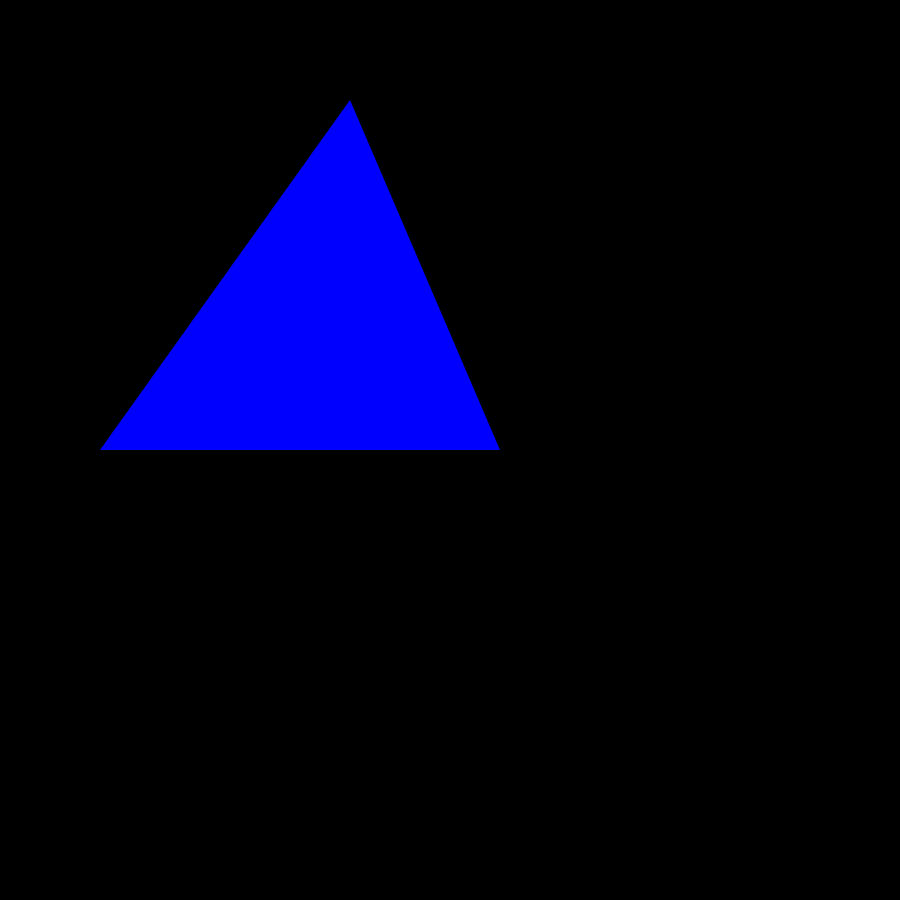
Frame 1 (no input)
Frame 60 (the mouse pressed at the canvas centre just before this capture): identical to frame 1, image omitted
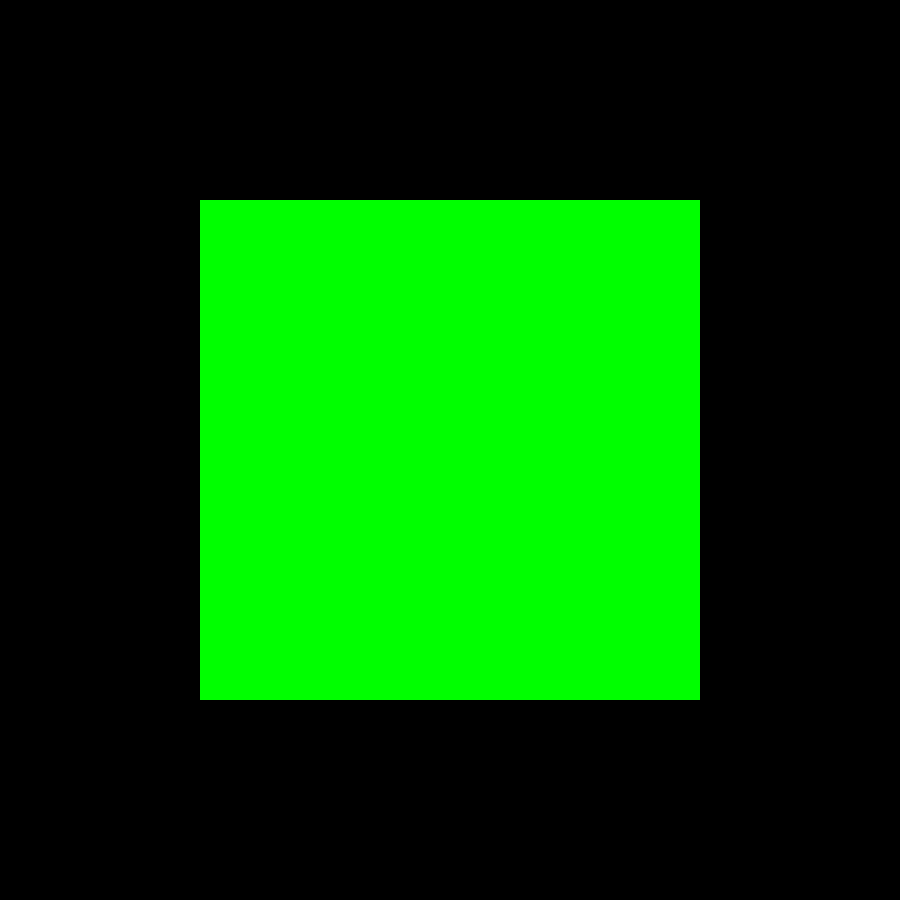
Frame 120 (the mouse held since frame 60 and released just before this capture)

The Processing sketch that drew these frames (run headless with seeded random() and noise(); from frame 60 on, the mouse is pressed at the canvas centre):

// Processing sketch: Condicionales_uno
// ── Condicionales_uno.pde
void setup(){
  size(900,900); //Tamaño de la ventana
  noStroke(); //Desactivar contorno
  rectMode(CENTER); //Centrar el rectangulo en la coordenada dada
}

void draw(){
  background(0); //Fondo negro 
  if(mouseX > 600){ // Si es menor que 600...
    fill(#FF0000); //Rellene de rojo.
    ellipse(width/2,height/2,500,500); //Elipce.
  }
  else if (mouseX > 300 & mouseX < 600){ // Si es mayor que 300 y menor que 600...
    fill(0,255,0); //Rellene de verde.
    rect(width/2,height/2,500,500);//Rectangulo.
  }
  else{ // Si no se cumple ninguna de las condiciones anteriores...
    fill(0,0,255); //Rellene de azul.
    triangle(width/2-100, 100, 100,height/2,500,height/2);//Triangulo.
  }
  
}
